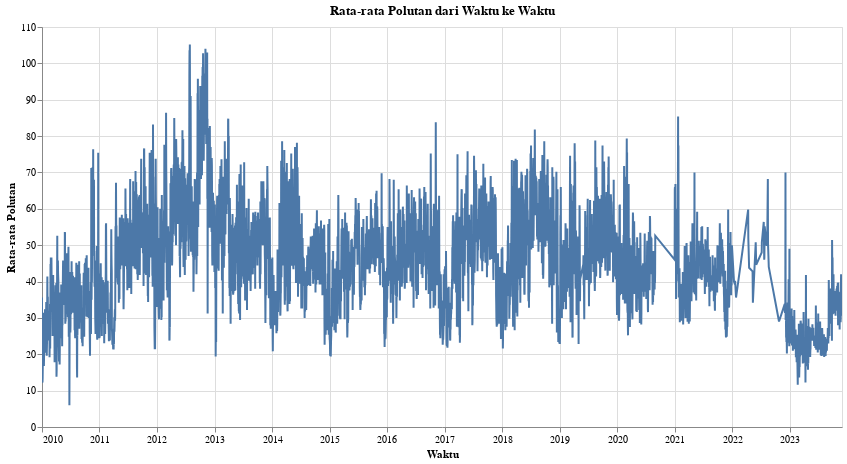

Notebook cell for this chart:
### Code cell
# Visualisasi Rata-rata polutan dari waktu ke waktu
temp_df = all_data
temp_df['datetime'] = pd.to_datetime(all_data[['year', 'month', 'day']])

alt.Chart(temp_df).mark_line().encode(
    x=alt.X('datetime:T', title='Waktu'),
    y=alt.Y('rata_rata_polutan:Q', title='Rata-rata Polutan'),
    tooltip=['datetime:T', 'average_pollutant:Q']
).properties(
    title='Rata-rata Polutan dari Waktu ke Waktu',
    width=800,
    height=400
).interactive()

### Figure 1 — Vega-Lite specification as saved in the notebook (floating-point values rounded to 4 significant figures; data arrays with more than 128 entries replaced by an {"elided": "..."} marker saying what was removed)
{"config": {"view": {"continuousWidth": 300, "continuousHeight": 300}}, "data": {"name": "data-e2a26f22e7a6e55d2e49c73ad016b998"}, "mark": {"type": "line"}, "encoding": {"tooltip": [{"field": "datetime", "type": "temporal"}, {"field": "average_pollutant", "type": "quantitative"}], "x": {"field": "datetime", "title": "Waktu", "type": "temporal"}, "y": {"field": "rata_rata_polutan", "title": "Rata-rata Polutan", "type": "quantitative"}}, "height": 400, "params": [{"name": "param_2", "select": {"type": "interval", "encodings": ["x", "y"]}, "bind": "scales"}], "title": "Rata-rata Polutan dari Waktu ke Waktu", "width": 800, "$schema": "https://vega.github.io/schema/vega-lite/v5.20.1.json", "datasets": {"data-e2a26f22e7a6e55d2e49c73ad016b998": {"elided": "4626 records"}}}
